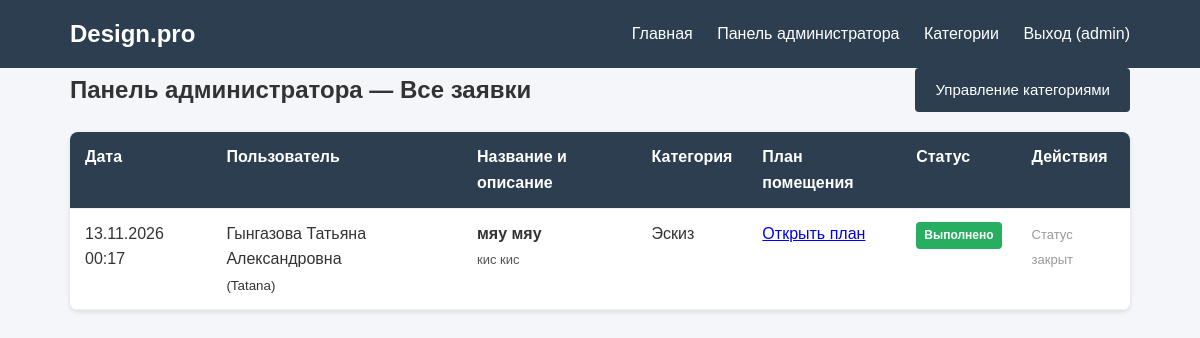
/panel/ (signed in), run on an earlier commit of the app's database.
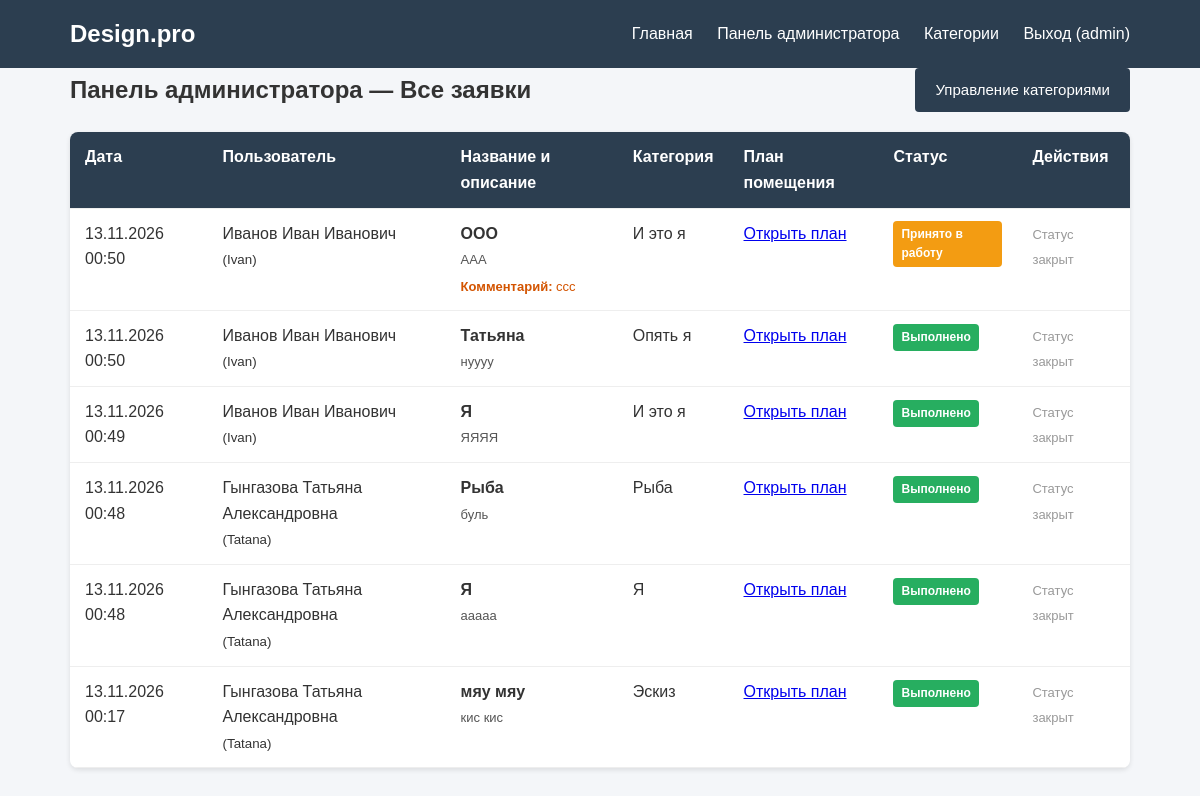
And on a later commit of the database.
### main/models.py (models this page shows, shortened)
class Application(models.Model):
    STATUS_CHOICES = [
        ('new', 'Новая'),
        ('in_progress', 'Принято в работу'),
        ('completed', 'Выполнено'),
    ]
    user = models.ForeignKey(User, on_delete=models.CASCADE, related_name='applications', verbose_name='Пользователь')
    title = models.CharField(max_length=200, verbose_name='Название')
    description = models.TextField(verbose_name='Описание')
    category = models.ForeignKey(Category, on_delete=models.CASCADE, related_name='applications', verbose_name='Категория')
    plan_image = models.ImageField(upload_to='plans/', verbose_name='Фото помещения или план')
    design_image = models.ImageField(upload_to='designs/', blank=True, null=True, verbose_name='Изображение дизайна')
    comment = models.TextField(blank=True, null=True, verbose_name='Комментарий администратора')
    status = models.CharField(max_length=20, choices=STATUS_CHOICES, default='new', verbose_name='Статус')
    created_at = models.DateTimeField(auto_now_add=True, verbose_name='Дата создания')
    class Meta:
        verbose_name = 'Заявка'
        verbose_name_plural = 'Заявки'
        ordering = ['-created_at']

class User(AbstractUser):
    full_name = models.CharField(max_length=255, verbose_name='ФИО')

class Category(models.Model):
    name = models.CharField(max_length=100, unique=True, verbose_name='Название категории')
    class Meta:
        verbose_name = 'Категория'
        verbose_name_plural = 'Категории'

### main/views.py (the view)
# urls.py: path('panel/', views.admin_dashboard, name='admin_dashboard'),
@staff_member_required(login_url='login')
def admin_dashboard(request):
    applications = Application.objects.all().order_by('-created_at')
    return render(request, 'main/admin_dashboard.html', {'applications': applications})

### main/templates/main/admin_dashboard.html (shortened to what this page needs)
{% extends 'main/base.html' %}
{% block content %}
    <div style="display: flex; justify-content: space-between; align-items: center; margin-bottom: 20px;">
        <h2>Панель администратора — Все заявки</h2>
        <a href="{% url 'manage_categories' %}" class="btn">Управление категориями</a>
    </div>
    {% if applications %}
        <table class="data-table">
            <thead>
                <tr>
                    <th>Дата</th>
                    <th>Пользователь</th>
                    <th>Название и описание</th>
                    <th>Категория</th>
                    <th>План помещения</th>
                    <th>Статус</th>
                    <th>Действия</th>
                </tr>
            </thead>
            <tbody>
                {% for app in applications %}
                    <tr>
                        <td>{{ app.created_at|date:"d.m.Y H:i" }}</td>
                        <td>{{ app.user.full_name }}<br><small>({{ app.user.username }})</small></td>
                        <td>
                            <strong>{{ app.title }}</strong><br>
                            <span style="font-size: 13px; color: #555;">{{ app.description }}</span>
                            {% if app.comment %}
                                <div style="margin-top: 5px; font-size: 13px; color: #d35400;">
                                    <strong>Комментарий:</strong> {{ app.comment }}
                                </div>
                            {% endif %}
                        </td>
                        <td>{{ app.category.name }}</td>
                        <td>
                            {% if app.plan_image %}
                                <a href="{{ app.plan_image.url }}" target="_blank">Открыть план</a>
                            {% endif %}
                        </td>
                        <td>
                            <span class="badge badge-{{ app.status }}">
                                {{ app.get_status_display }}
                            </span>
                        </td>
                        <td>
                            {% if app.status == 'new' %}
                                <a href="{% url 'change_status' app.pk %}" class="btn" style="padding: 5px 10px; font-size: 13px;">Сменить статус</a>
                            {% else %}
                                <span style="color: #999; font-size: 13px;">Статус закрыт</span>
                            {% endif %}
                        </td>
                    </tr>
                {% endfor %}
            </tbody>
        </table>
    {% else %}
        <p>Заявок пока нет.</p>
    {% endif %}
{% endblock %}

What changed in the data, as far as the page shows it:
added Application: created_at "13.11.2026 00:50", user.full_name "Иванов Иван Иванович", user.username "Ivan", title "ООО", description "ААА", comment "ccc", category.name "И это я", status "Принято в работу", shows "Статус закрыт"
added Application: created_at "13.11.2026 00:50", user.full_name "Иванов Иван Иванович", user.username "Ivan", title "Татьяна", description "нуууу", category.name "Опять я", status "Выполнено", shows "Статус закрыт"
added Application: created_at "13.11.2026 00:49", user.full_name "Иванов Иван Иванович", user.username "Ivan", title "Я", description "ЯЯЯЯ", category.name "И это я", status "Выполнено", shows "Статус закрыт"
added Application: created_at "13.11.2026 00:48", user.full_name "Гынгазова Татьяна Александровна", user.username "Tatana", title "Рыба", description "буль", category.name "Рыба", status "Выполнено", shows "Статус закрыт"
added Application: created_at "13.11.2026 00:48", user.full_name "Гынгазова Татьяна Александровна", user.username "Tatana", title "Я", description "ааааа", category.name "Я", status "Выполнено", shows "Статус закрыт"
